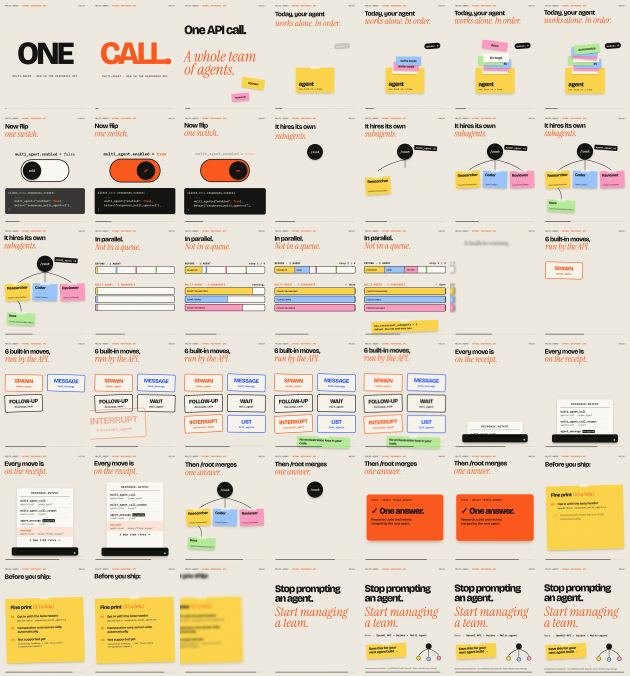
#> input picture multi-agent-video-original/contact_sheet.png, 1890 x 2028 px (shown at 1/3 size)
$ python -i post.py   (imports and definitions only)
#> lines starting #> are read from the running program, lines starting #| are printed output that depends on the picture
"""numpy compositing helpers shared by the trailer edit"""
import numpy as np, cv2, os
from PIL import Image, ImageDraw, ImageFont

W, H = 720, 1280
SP = os.path.dirname(os.path.abspath(__file__))
FD = SP + '/fonts/'
rng = np.random.default_rng(5)


def load_rgba(p):
    im = cv2.imread(p, cv2.IMREAD_UNCHANGED)
#> im is the input picture: shape (2028, 1890, 3); mean B, G, R 195.7, 213.7, 225.5
    if im.shape[2] == 4:
        im = cv2.cvtColor(im, cv2.COLOR_BGRA2RGBA)
    else:
        im = cv2.cvtColor(im, cv2.COLOR_BGR2RGB)
    im = im.astype(np.float32)
    if im.shape[1] != W:
        im = cv2.resize(im, (W, H), interpolation=cv2.INTER_CUBIC)
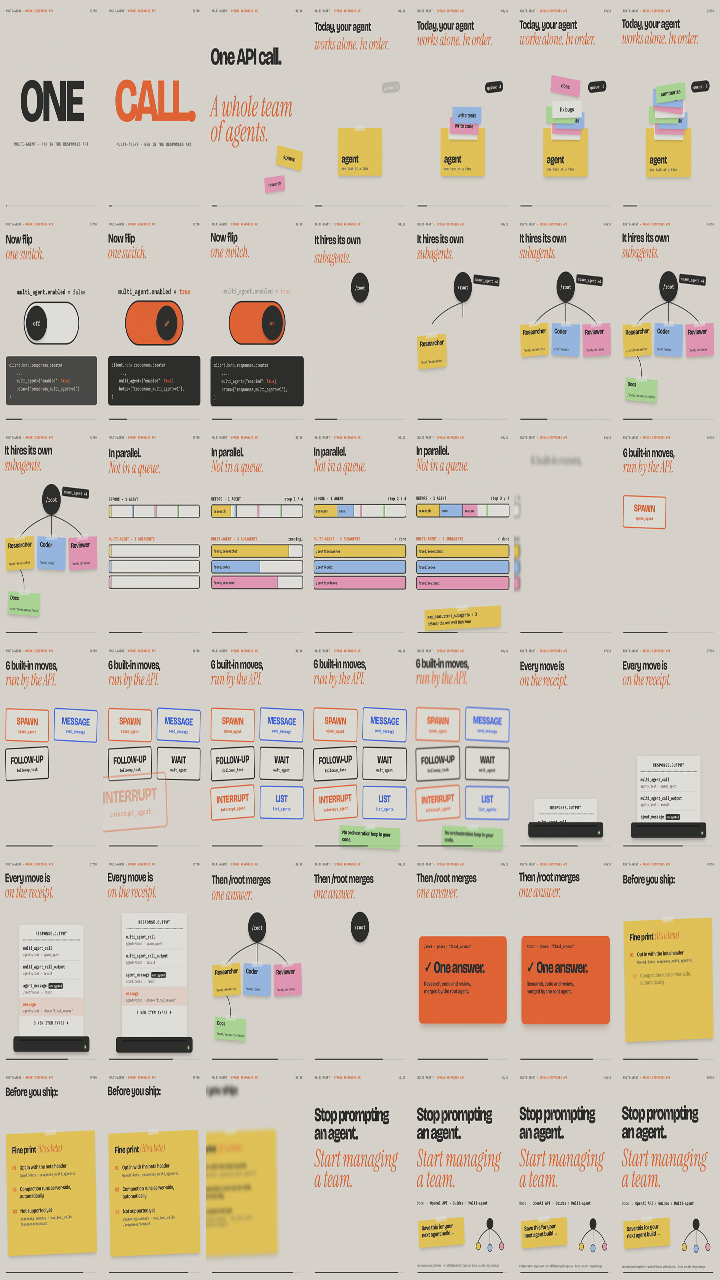
#> im: shape (1280, 720, 3) float32; mean R, G, B 226.9, 214.3, 196.1; drawn with min black and max white
    return im


# [21 lines left out: functions load_mist, vgrad, stars, not called in this run]


def bloom(img, thr=170, amt=0.5, r=18):
    hi = np.clip(img - thr, 0, 255)
    return img + amt * (cv2.GaussianBlur(hi, (0, 0), r) + 0.6 * cv2.GaussianBlur(hi, (0, 0), r * 3))


# [19 lines left out: functions anamorphic, grade, vignette, not called in this run]
YY, XX = np.mgrid[0:H, 0:W]
DD = np.sqrt(((XX - W / 2) / (W / 2)) ** 2 + ((YY - H / 2) / (H / 2)) ** 2)
def vignette_fast(img, s=0.5):
    return img * (1 - s * np.clip(DD - 0.5, 0, 1)[..., None] ** 1.3)


# [10 lines left out: functions grain, letterbox, not called in this run]


def zoom(img, s, cx=W / 2, cy=H / 2, dx=0, dy=0):
    M = np.float32([[s, 0, cx - s * cx + dx], [0, s, cy - s * cy + dy]])
    return cv2.warpAffine(img, M, (W, H), flags=cv2.INTER_LINEAR, borderMode=cv2.BORDER_REFLECT)


def ease(x):
    x = min(max(x, 0.0), 1.0); return x * x * (3 - 2 * x)


def eout(x):
    x = min(max(x, 0.0), 1.0); return 1 - (1 - x) ** 3


def ein(x):
    x = min(max(x, 0.0), 1.0); return x ** 3


_fc = {}
# [32 lines left out: functions font, title, light_leak, not called in this run]

>>> result = load_rgba('../multi-agent-video-original/contact_sheet.png')
